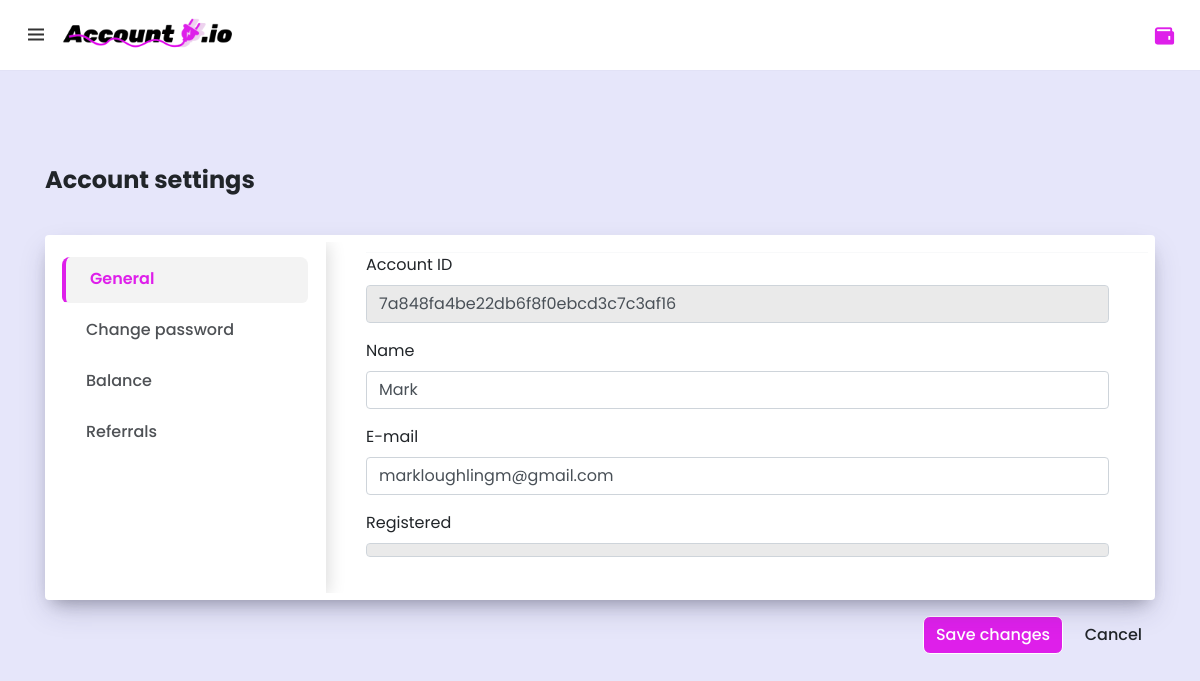
Page /settings.php (signed in) on the committed database.
### tables this page shows
CREATE TABLE `users`  (
  `id` bigint UNSIGNED NOT NULL AUTO_INCREMENT,
  `name` varchar(255) NOT NULL,
  `email` varchar(255) NOT NULL,
  `password` varchar(255) NOT NULL,
  `code` varchar(255) NULL DEFAULT NULL,
  `AccountID` varchar(100) NULL DEFAULT NULL,
  `created_at` timestamp NULL DEFAULT NULL,
  `updated_at` timestamp NULL DEFAULT NULL,
  PRIMARY KEY (`id`) USING BTREE,
  UNIQUE INDEX `users_email_unique`(`email` ASC) USING BTREE
);

### settings.php (the view, shortened to what this page needs)
<?php
include("./system/config.php");
     ?>
<!DOCTYPE html>
<html lang="en">
  <head>
     <link rel="stylesheet" href="assets/nav.css" />
    <link rel="stylesheet" href="https://unicons.iconscout.com/release/v4.0.0/css/line.css" />
    <link
    href="https://unpkg.com/boxicons@2.1.2/css/boxicons.min.css"
    rel="stylesheet"
  />
  <link rel="stylesheet"href="assets/settings.css" />
  <link href="https://cdn.jsdelivr.net/npm/bootstrap@4.5.0/dist/css/bootstrap.min.css" rel="stylesheet">
  </head>
  <body>
  <div class="container light-style flex-grow-1 container-p-y">
        <h4 class="font-weight-bold py-3 mb-4">
            Account settings
        </h4>
        <div class="card overflow-hidden">
            <div class="row no-gutters row-bordered row-border-light">
                <div class="col-md-3 pt-0">
                    <div class="list-group list-group-flush account-settings-links">
                        <a class="list-group-item list-group-item-action1"
                            href="settings.php" style="background: #f3f3f3 !important;
    border-radius: 6px;
    z-index: 0 !important;
        color: #de1fea !important;
    font-weight: 600 !important;
    border-left: 4px solid #de1fea !important;" >General</a>
                        <a class="list-group-item list-group-item-action2"
                            href="security.php" style="font-weight: 500 !important;"  >Change password</a>
                        <a class="list-group-item list-group-item-action3"
                            href="balance.php" style="font-weight: 500 !important;">Balance</a>
                        <a class="list-group-item list-group-item-action4"
                            href="referrals.php" style="font-weight: 500 !important;">Referrals</a>
                    </div>
                </div>
                <div class="col-md-9">
                    <div class="tab-content">
                           <form method="post" enctype="multipart/form-data">
                            <hr class="border-light m-0">
                            <div class="card-body">
                                <div class="form-group">
                                    <label class="form-label">Account ID</label>
                                    <h1 type="text" class="form-controlnontype mb-1" ><?php
           if(isset($_SESSION['AccountID'])){
           $id=$_SESSION['AccountID'];
           $query=mysqli_query($conn, "SELECT * FROM users WHERE Accountid='$id'");
           while($row=mysqli_fetch_array($query)){
            echo $row['AccountID'];
            }
             } ?></h1>
                                </div>
                                <div class="form-group">
                                    <label class="form-label">Name</label>
                                    <input type="text"  name="name" class="form-control" required value="<?php
           if(isset($_SESSION['AccountID'])){
           $id=$_SESSION['AccountID'];
           $query=mysqli_query($conn, "SELECT * FROM users WHERE Accountid='$id'");
           while($row=mysqli_fetch_array($query)){
            echo $row['name'];
            }
             } ?>">
                                </div>
                                <div class="form-group">
                                    <label class="form-label">E-mail</label>
                                    <input type="email" name="email" class="form-control mb-1" required value="<?php
           if(isset($_SESSION['AccountID'])){
           $id=$_SESSION['AccountID'];
           $query=mysqli_query($conn, "SELECT * FROM users WHERE Accountid='$id'");
           while($row=mysqli_fetch_array($query)){
            echo $row['email'];
            }
             } ?>">
                                </div>
                                <div class="form-group">
                                    <label class="form-label">Registered</label>
                                    <h1 type="text" class="form-controlnontype"><?php
           if(isset($_SESSION['AccountID'])){
           $id=$_SESSION['AccountID'];
           $query=mysqli_query($conn, "SELECT * FROM users WHERE Accountid='$id'");
           while($row=mysqli_fetch_array($query)){
            echo $row['time'];
            }
             } ?></h1>
                                </div>
                            </div>
                    </div>
                </div>
            </div>
        </div>
        <div class="text-right mt-3">
            <button type="submit" name="update" class="btn btn-primary">Save changes</button>&nbsp;
            <a href="https://www.freecodecamp.org/">
            <button type="button" class="btn btn-default">Cancel</button></a>
        </div></form>
    </div>
<?php require_once 'menu.php'; ?>
  </body>
</html>

### assets/nav.css (style rules this page uses)
* { margin: 0; padding: 0; box-sizing: border-box; font-family: "Poppins", sans-serif; }
body { min-height: 100%; background: lavender; }

### assets/settings.css (style rules this page uses)
body { background-color: lavender !important; }
.card { border: 7px solid rgb(226 226 226 / 0%) !important; }
.card-body { padding: 0px !important; }
.no-gutters>.col, .no-gutters>[class*=col-] { padding-right: 0 !important; padding-left: 10px !important; padding-top: 10px !important; padding-bottom: 20px; }
.form-controlnontype { display: block; width: 95%; padding: .375rem .75rem; font-size: 1rem; font-weight: 400; line-height: 1.5; color: #495057; background-color: #eaeaea; background-clip: padding-box; border: 1px solid #ced4da; border-radius: .25rem; transition: border-color .15s ease-in-out, box-shadow .15s ease-in-out; }
.container { padding-top: 150px; }
.form-control { width: 95% !important; }
.tab-content { padding-left: 30px !important; }
.btn-default { border-color: rgba(24, 28, 33, 0.1); background : rgba(0, 0, 0, 0); color : #4E5155; }
.btn { font-weight: 500 !important; border-radius: 7px !important; }
.card { background-clip: padding-box; box-shadow: rgba(50, 50, 93, 0.25) 0px 13px 27px -5px, rgba(0, 0, 0, 0.3) 0px 8px 16px -8px; }
.row-bordered { overflow: hidden; }
.account-settings-links .list-group-item { font-weight: bold !important; }
.light-style .account-settings-links .list-group-item { padding : 0.85rem 1.5rem; border-color: rgba(24, 28, 33, 0.03) !important; }
.light-style .account-settings-links .list-group-item { color: #4e5155 !important; width: 93%; }
.col-md-3 { box-shadow: rgba(0, 0, 0, 0.15) 1.95px 1.95px 16.6px; }
.btn-primary { color: #fff !important; background-color: #de1fea !important; border-color: white !important; }
.light-style .account-settings-links .list-group-item { padding: 0.65rem 1.5rem; border-color: rgba(24, 28, 33, 0) !important; text-decoration: none; margin-top: 5px; }
.list-group-item:last-child { border-bottom-right-radius: 8px !important; border-bottom-left-radius: 8px !important; border-top-left-radius: 8px !important; border-top-left-radius: 8px !important; }
.list-group-item:first-child { border-top-left-radius: 8px !important; border-top-right-radius: 8px !important; }

### rows in the picture
users: AccountID "7a848fa4be22db6f8f0ebcd3c7c3af16", name "Mark", email "markloughlingm@gmail.com"
